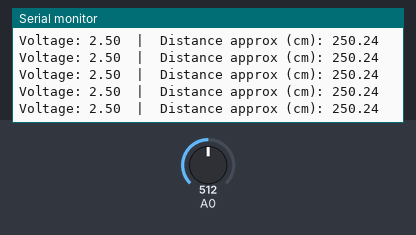
A sketch run on a simulated Arduino Uno, built with avr-gcc and run on an emulated ATmega328P. Parts: the last lines printed to the serial monitor. The test bench sets the inputs (shaded band); at power-on: A0 = 512.

Above: at 2.7 s.
2.8 s: A0 set to 211
At 2.84 s:
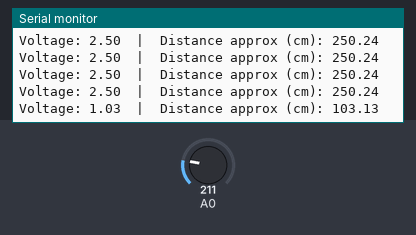
5.8 s: A0 set to 192
At 5.88 s:
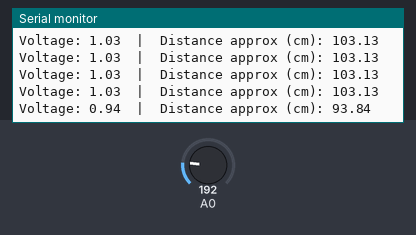
Timing chart, 0 to 8.8 s (numbered marks = the images above; inputs shaded):
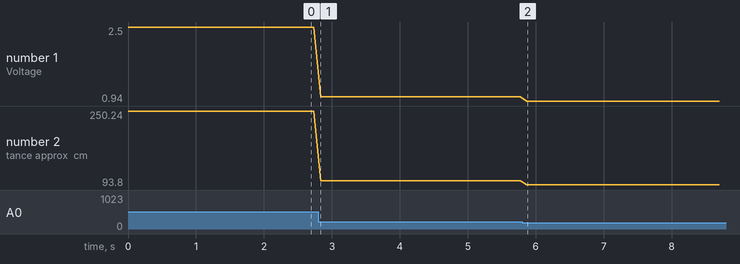

Measured:
- after the input at 2.8 s, the serial monitor: prints a new line at once (image 1)
- after the input at 5.8 s, the serial monitor: prints a new line after 0.07 s (image 2)
- plotted number 1: 2.5 → 1.03 after the input at 2.8 s, 1.03 → 0.94 after the input at 5.8 s
- plotted number 2: 250.24 → 103.13 after the input at 2.8 s, 103.13 → 93.8 after the input at 5.8 s

The sketch:

ultrasonic_sensor_8b.ino
```cpp
void setup() {
  Serial.begin(9600);
}

void loop() {
  int sensorValue = analogRead(A0);
  float voltage = sensorValue * (5.0 / 1023.0);

  // Convert voltage to distance (approx)
  // Different sensors use different formulas, but this keeps it simple.
  float distanceCM = voltage * 100;

  Serial.print("Voltage: ");
  Serial.print(voltage);
  Serial.print("  |  Distance approx (cm): ");
  Serial.println(distanceCM);

  delay(100);
}
```
